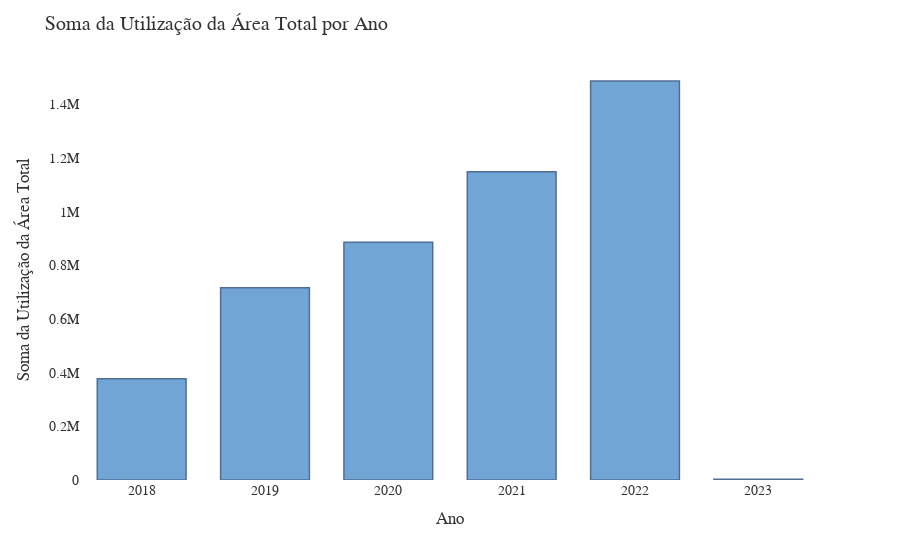

Write notebook code for a chart like this one.
### Code cell
df_grouped = brazil_database.groupby("Year").agg({"Total_Farm_Area": "sum"}).reset_index()

# Criar o gráfico usando o Plotly Express
fig = px.bar(df_grouped, x="Year", y="Total_Farm_Area", labels={"Total_Farm_Area": "Soma da Utilização da Área Total"})

# Personalizar a estética do gráfico
fig.update_traces(marker_color="rgb(53, 128, 196)",  # Cor das barras
                  marker_line_color="rgb(8, 48, 107)",  # Cor das linhas das barras
                  marker_line_width=1.5,  # Espessura das linhas das barras
                  opacity=0.7  # Opacidade das barras
                 )

fig.update_layout(
    title="Soma da Utilização da Área Total por Ano",
    xaxis_title="Ano",
    yaxis_title="Soma da Utilização da Área Total",
    font=dict(
        family="Arial",
        size=14,
        color="rgb(50, 50, 50)"
    ),
    plot_bgcolor="white",  # Cor do fundo do gráfico
    paper_bgcolor="white",  # Cor do fundo do papel (área fora do gráfico)
    bargap=0.1,  # Espaçamento entre as barras
    bargroupgap=0.2  # Espaçamento entre grupos de barras
)

# Exibir o gráfico
fig.show()

### Figure 1 — Plotly figure (JSON) as saved in the notebook; plotly's stock layout.template omitted (floating-point values rounded to 4 significant figures)
{"data": [{"alignmentgroup": "True", "hovertemplate": "Year=%{x}<br>Soma da Utilização da Área Total=%{y}<extra></extra>", "legendgroup": "", "marker": {"color": "rgb(53, 128, 196)", "line": {"color": "rgb(8, 48, 107)", "width": 1.5}, "pattern": {"shape": ""}}, "name": "", "offsetgroup": "", "opacity": 0.7, "orientation": "v", "showlegend": false, "textposition": "auto", "type": "bar", "x": [2018, 2019, 2020, 2021, 2022, 2023], "xaxis": "x", "y": [377300.0, 716500.0, 886100.0, 1150000.0, 1488000.0, 2647], "yaxis": "y"}], "layout": {"bargap": 0.1, "bargroupgap": 0.2, "barmode": "relative", "font": {"color": "rgb(50, 50, 50)", "family": "Arial", "size": 14}, "legend": {"tracegroupgap": 0}, "margin": {"t": 60}, "paper_bgcolor": "white", "plot_bgcolor": "white", "title": {"text": "Soma da Utilização da Área Total por Ano"}, "xaxis": {"anchor": "y", "domain": [0, 1], "title": {"text": "Ano"}}, "yaxis": {"anchor": "x", "domain": [0, 1], "title": {"text": "Soma da Utilização da Área Total"}}}}
